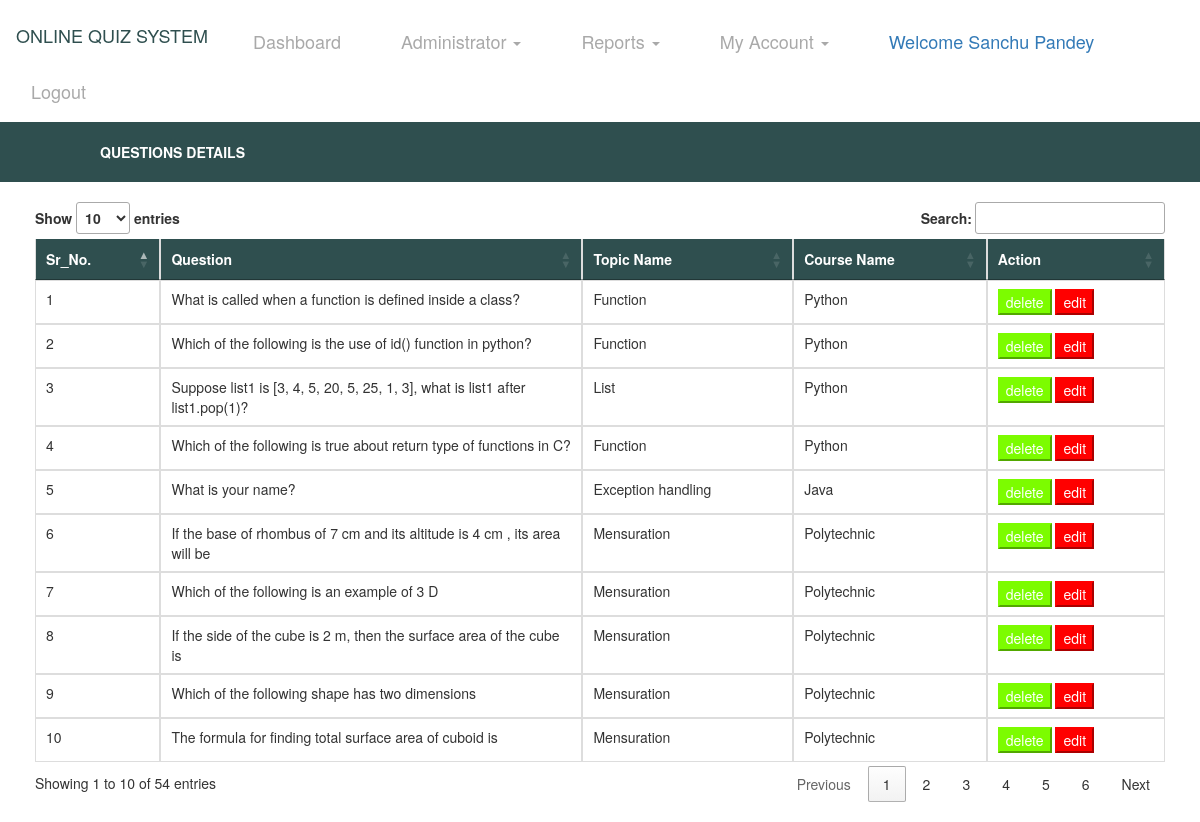
The page /questionreport/ (signed in) on the database its author committed.
### Quiz/models.py (models this page shows, shortened)
class Question(models.Model):
    topic = models.ForeignKey(Topic, on_delete=models.CASCADE, null=True)
    question = models.CharField(max_length=200, null=True)
    option1 = models.CharField(max_length=30, null=True)
    option2 = models.CharField(max_length=30, null=True)
    option3 = models.CharField(max_length=30, null=True)
    option4 = models.CharField(max_length=30, null=True)
    answer = models.CharField(max_length=30, null=True)

class Topic(models.Model):
    course = models.ForeignKey(Course, on_delete=models.CASCADE, null=True)
    level = models.CharField(max_length=30, null=True)
    topic = models.CharField(max_length=100, null=True)
    description = models.TextField(null=True)

class Course(models.Model):
    course_name = models.CharField(max_length=50, null=True)
    description = models.TextField(null=True)

### Quiz/views.py (the view)
# urls.py: path('questionreport/', QuestionReport, name='questionreport'),
def QuestionReport(request):
    if not request.user.is_authenticated:
        return redirect('tutorlogin')
    student1 = Question.objects.all()
    d = {'topicdetail': student1}
    return render(request,'questionreport.html',d)

### Quiz/templates/questionreport.html (shortened to what this page needs)
{% extends 'base2.html' %}
{% load static %}
{% block body %}
<div style="background-color:DarkSlateGrey;padding:20px">
        <table width="1000" align="center">
    <tr><th style="color:white">QUESTIONS DETAILS</th>
    </tr>
</table>
</div>
<div class="container" style="padding:20px;border:0px solid white">
<table class="table table-bordered" id="myTable" style="border:0px solid white">
  <thead style="background-color:DarkSlateGrey;color:white;border-color:white">
  <tr>
    <th>Sr_No.</th>
      <th>Question</th>
    <th>Topic Name</th>
       <th>Course Name</th>
    <th>Action</th>
  </tr>
  </thead>
   <tbody style="border-color:white">
    {% for i in topicdetail %}
  <tr>
    <td>{{forloop.counter}}</td>
      <td style="width:400px">{{i.question}}</td>
      <td>{{i.topic.topic}}</td>
      <td>{{i.topic.course.course_name}}</td>
    <td><a href="{% url 'deletequestion' i.id %}"><button class="button button1">delete</button></a>
      <a href="{% url 'editquestion' i.id %}"><button class="button button2">edit</button></a></td>
  </tr>
    {% endfor %}
    </tbody>
</table>
</div>
{% endblock %}

### Quiz/templates/base2.html (shortened to what this page needs)
<!DOCTYPE html>
<html lang="en">
<head>
    {% load static %}
  <link rel="stylesheet" href="https://maxcdn.bootstrapcdn.com/bootstrap/3.4.0/css/bootstrap.min.css">
  <link rel = stylesheet href = "//cdn.datatables.net/1.10.19/css/jquery.dataTables.min.css">
</head>
<body>
<nav class="navbar navbar-expand-sm bg-info navbar-dark" style="background-color:white">
    <ul class="nav navbar-nav">
      <li class="navbar-brand" style="color:DarkSlateGrey"><h4>ONLINE QUIZ SYSTEM</h4></li>
            <li class="navbar-brand"><a href="{% url 'userdashboard' %}" style="color:darkgrey">Dashboard</a></li>
      <li class="navbar-brand"><a class="dropdown-toggle" data-toggle="dropdown" href="#" style="color:darkgrey;bottom-padding:18px">Administrator  <span class="caret"></span></a>
      </li>
      <li class="navbar-brand"><a class="dropdown-toggle" data-toggle="dropdown" href="#" style="color:darkgrey;bottom-padding:18px">Reports  <span class="caret"></span></a>
      </li>
      <li class="navbar-brand"><a class="dropdown-toggle" data-toggle="dropdown" href="#" style="color:darkgrey;bottom-padding:18px">My Account  <span class="caret"></span></a>
      </li>
        <li class="navbar-brand"> <a href="#" style="color:Black margin-top:25px">Welcome {{request.user.first_name}} {{request.user.last_name}}</a></li>
        <li class="navbar-brand"><a href="{% url 'logout' %}" style="color:darkgrey">Logout</a></li>
    </ul>
</nav>
{% block body %}
{% endblock %}
</body>
</html>

### Quiz/templates/questionreport.html (style rules this page uses)
.button1 { background-color:LawnGreen; color:white; border-color:LawnGreen; }
.button2 { background-color:red; color:white; border-color:red; }
#myTable { border-color:white; }

### rows shown on the page
Question: question "What is called when a function is defined inside a class?", topic.topic "Function", topic.course.course_name "Python"
Question: question "Which of the following is the use of id() function in python?", topic.topic "Function", topic.course.course_name "Python"
Question: question "Suppose list1 is [3, 4, 5, 20, 5, 25, 1, 3], what is list1 after list1.pop(1)?", topic.topic "List", topic.course.course_name "Python"
Question: question "Which of the following is true about return type of functions in C?", topic.topic "Function", topic.course.course_name "Python"
Question: question "What is your name?", topic.topic "Exception handling", topic.course.course_name "Java"
Question: question "If the base of rhombus of 7 cm and its altitude is 4 cm , its area will be", topic.topic "Mensuration", topic.course.course_name "Polytechnic"
Question: question "Which of the following is an example of 3 D", topic.topic "Mensuration", topic.course.course_name "Polytechnic"
Question: question "If the side of the cube is 2 m, then the surface area of the cube is", topic.topic "Mensuration", topic.course.course_name "Polytechnic"
Question: question "Which of the following shape has two dimensions", topic.topic "Mensuration", topic.course.course_name "Polytechnic"
Question: question "The formula for finding total surface area of cuboid is", topic.topic "Mensuration", topic.course.course_name "Polytechnic"

### other values the page prints
{{ request.user.first_name }} "Sanchu"
{{ request.user.last_name }} "Pandey"
